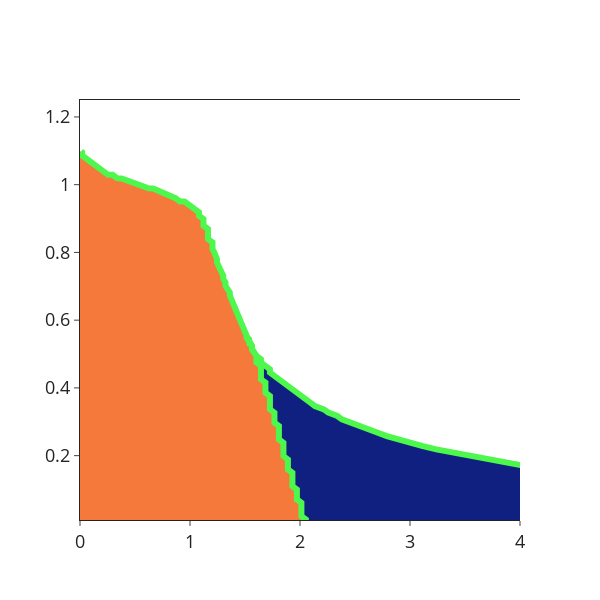

Here is the notebook cell this chart was saved with:
### Markdown cell above
# Figure 2 Plot Phase Diagram

### Code cell
print(params['m_c'])
# print(params['a_c'])
print(params['x_c'])
cs = plt.contour(a_space, m_space / params['m0'], x_arr_max, levels=[params['x_c']])
x_cvals = cs.allsegs[0][0]
fig, ax = plt.subplots(1,1, figsize=(6, 5.5))

# first order
ax.plot(capture2minima, np.array(capture_mvals) /params['m0'], color='blue', linewidth=2.5)
# first order
ax.plot(capmax, np.array(capture_mvals) /params['m0'], color='red', linewidth=2.5)
# second order
ax.plot(a_c, m_space/params['m0'], color='green', linewidth=2.5, linestyle = '-.')
# second order
ax.plot([np.amin(a_space), a_c[mc_ind]],[m_c, m_c], color='red', linewidth=2.5)
# ax.set_xlim([0., 3.5])

gfig = plot_PD_rates(capture2minima, capmax, capture_mvals, x_cvals, m_space, a_space, params)

fig2, ax2 = plt.subplots(2, 2, figsize=(6.5, 5))

choose_m = [0.2, 0.15, 1.1, 1.1] # [1.3, 4., 4., 1.3, 1.3, 2.3]
choose_a = [0.6, 2.5, 2.5, 0.6] #[1., 1., 2.5, 1.5, 2.5, 2.5]
colors = ['black','red','yellow','purple']

for mi, mm in enumerate(choose_m):
#     plotcounter = [(0,0), (0,1), (0,2), (1,0), (1,1), (1,2)]
    plotcounter = [(0,0), (0,1), (1,0), (1,1)]
    
    aa = choose_a[mi]    
    ax.scatter(aa, mm/params['m0'], s=100, color=colors[mi])
#     gfig.add_trace(go.Scatter(x=[aa], y=[mm/params['m0']],
#                     mode='markers', marker=dict(size=20, color=mcolors[colors[mi]]),
#                          )
#               )
    handle = ax2[plotcounter[mi]]
    
    choose_a_ind = np.where(np.abs(a_space - aa) == np.amin(np.abs(a_space - aa)))[0][0]
    choose_m_ind = np.where(np.abs(m_space - mm) == np.amin(np.abs(m_space - mm)))[0][0]
    
    Uslice = U_data[choose_m_ind, :, :].squeeze()
    m0coordsT = gmin_overm[choose_m_ind]
    m1coordsT = b1_overm[choose_m_ind]
    m2coordsT = b2_overm[choose_m_ind]

    handle.plot(x_space, Uslice[:,choose_a_ind], color=colors[mi]) # mcolors['red']
    xargs = scipy.signal.argrelextrema(Uslice[:,choose_a_ind], np.less)[0]      
    x_mins = x_space[xargs]
    handle.scatter(x_mins, Uslice[xargs, choose_a_ind], s=100, color=colors[mi], zorder=10) # color=mcolors['blueviolet']
    handle.set_ylim([np.amin([np.amin(Uslice[:,choose_a_ind])*1.2,-0.1]), .6])
    handle.set_xlim([0., 2.8])
    handle.set_yticks([])
    handle.plot([params['x_c'], params['x_c']], handle.get_ylim(), linestyle = '-.', linewidth = 3., color= 'r')
#     for xi, xx in enumerate(x_mins):
#         handle.text(0.1, 0.8 - 0.15*xi, ('x$_{n}$=%.2f' % xx), transform=handle.transAxes)
    if mi == 1:
        handle.spines['bottom'].set_color('white')
        handle.spines['left'].set_color('white')
        handle.spines['right'].set_color('white')
        handle.spines['top'].set_color('white')
        
        handle.xaxis.label.set_color('white')
        handle.tick_params(axis='x', colors='white')
        
        handle.yaxis.label.set_color('white')
        handle.tick_params(axis='y', colors='white')
        
gfig.show()

saveall = False
if saveall:
    now = datetime.now().strftime("%m-%d-%Y_%H.%M")
    
    direc = os.getcwd() + '/../figures_v3/figure2/'
#     direc = os.getcwd() + '/powerpoints/ppt_figs/'
    fname1 = direc + "phase_diagram_rates_v1_"+now+".png"
    fname2 = direc + "phase_diagram_rates_snapshots_v1_"+now+".png"
#     fig.tight_layout()
    fig2.tight_layout()
#     fig.savefig(fname1, format='png', dpi=600)
    fig2.savefig(fname2, format='png', dpi=600, transparent=True)
    gfig.write_image(fname1, scale = 1.5, engine='kaleido')
    with open(fname1 + '.json', 'w') as f:
        f.write(json.dumps(params))
